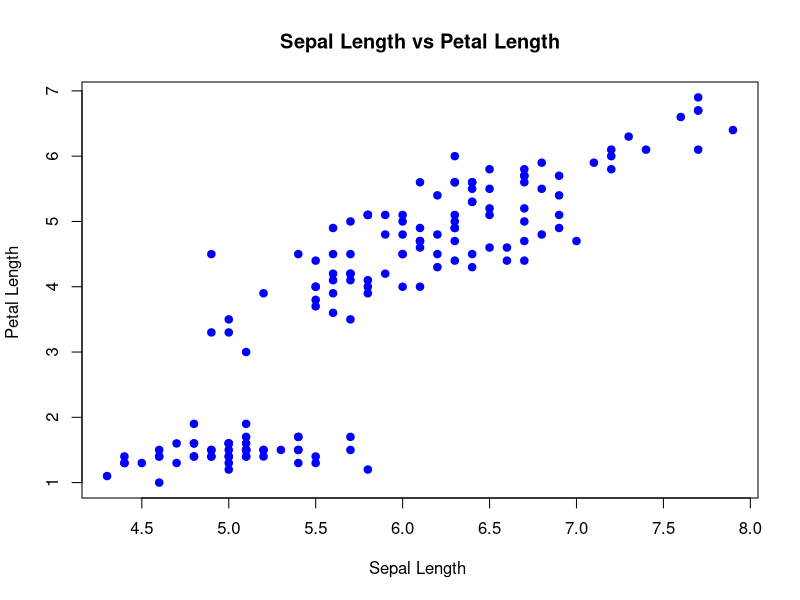

The R source for this figure:
data("iris")

plot(iris$Sepal.Length, iris$Petal.Length,
     main = "Sepal Length vs Petal Length",
     xlab = "Sepal Length ",
     ylab = "Petal Length ",
     pch = 19,  
     col = "blue")

png(filename = "scatterplot_iris.png", width = 1920, height = 1080, res = 300)
